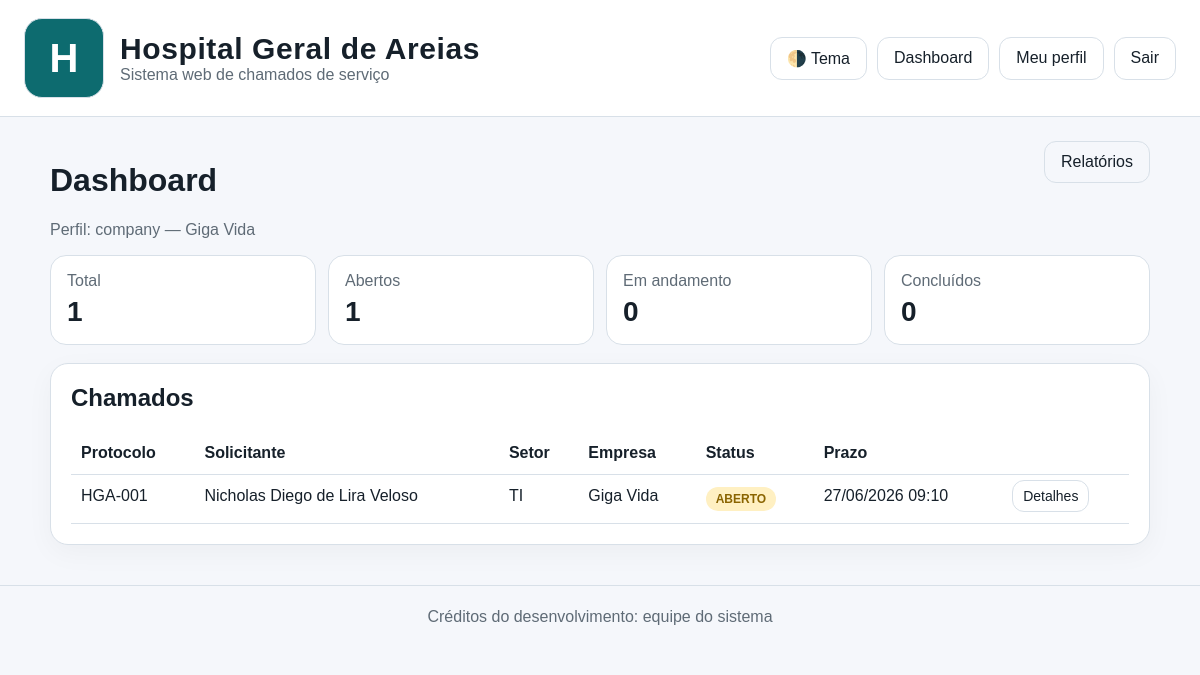
/dashboard (signed in), run on the app's committed database.
### tables this page shows
CREATE TABLE settings (
                key text primary key,
                value text not null
            );

CREATE TABLE users (
                id integer primary key autoincrement,
                username text not null unique,
                password_hash text not null,
                display_name text not null,
                role text not null,
                company_id integer,
                first_access integer not null default 1,
                created_at text not null,
                foreign key(company_id) references companies(id)
            );

CREATE TABLE companies (
                id integer primary key autoincrement,
                name text not null unique
            );

CREATE TABLE tickets (
                id integer primary key autoincrement,
                protocol text not null unique,
                requester_name text not null,
                requester_phone_enc text,
                sector text not null,
                description text not null,
                company_id integer,
                company_other_enc text,
                status text not null,
                deadline_iso text,
                created_at text not null,
                closed_at text,
                foreign key(company_id) references companies(id)
            );

### app.py (the view, shortened to what this page needs)
    @app.route("/dashboard")
    @login_required
    def dashboard():
        user = current_user()
        tickets = visible_tickets(user)
        open_count = len([t for t in tickets if t["status"] == "ABERTO"])
        andamento_count = len([t for t in tickets if t["status"] == "EM_ANDAMENTO"])
        concl_count = len([t for t in tickets if t["status"] == "CONCLUIDO"])
        pending_companies = []
        return render_template(
            "dashboard.html",
            tickets=tickets,
            open_count=open_count,
            andamento_count=andamento_count,
            concl_count=concl_count,
            pending_companies=pending_companies,
        )

### templates/dashboard.html (shortened to what this page needs)
{% extends 'base.html' %}
{% block content %}
<div class="dashboard-head">
  <div>
    <h1>Dashboard</h1>
    <p class="muted">Perfil: {{ session_user.role }}{% if session_user.company_name %} — {{ session_user.company_name }}{% endif %}</p>
  </div>
  <div class="toolbar">
    <a class="btn btn-outline" href="{{ url_for('reports_view') }}">Relatórios</a>
  </div>
</div>
<div class="stats">
  <div class="stat"><span>Total</span><strong>{{ tickets|length }}</strong></div>
  <div class="stat"><span>Abertos</span><strong>{{ open_count }}</strong></div>
  <div class="stat"><span>Em andamento</span><strong>{{ andamento_count }}</strong></div>
  <div class="stat"><span>Concluídos</span><strong>{{ concl_count }}</strong></div>
</div>
<section class="card">
  <h2>Chamados</h2>
  <table>
    <thead><tr><th>Protocolo</th><th>Solicitante</th><th>Setor</th><th>Empresa</th><th>Status</th><th>Prazo</th><th></th></tr></thead>
    <tbody>
      {% for t in tickets %}
      <tr>
        <td>{{ t.protocol }}</td>
        <td>{{ t.requester_name }}</td>
        <td>{{ t.sector }}</td>
        <td>{{ t.company_name or 'Outros' }}</td>
        <td><span class="badge badge-{{ t.status|lower }}">{{ t.status }}</span></td>
        <td>{{ fmt(t.deadline_iso) }}</td>
        <td><a class="btn btn-outline btn-small" href="{{ url_for('ticket_detail', ticket_id=t.id) }}">Detalhes</a></td>
      </tr>
      {% else %}
      <tr><td colspan="7">Nenhum chamado.</td></tr>
      {% endfor %}
    </tbody>
  </table>
</section>
{% endblock %}

### templates/base.html (shortened to what this page needs)
<!doctype html>
<html lang="pt-BR" data-theme="{{ default_theme }}">
<head>
  <link rel="stylesheet" href="{{ url_for('static', filename='style.css') }}">
</head>
<body>
<header class="topbar">
  <div class="brand-wrap">
    {% if logo_path %}
      <img src="{{ url_for('static', filename=logo_path) }}" alt="Logomarca" class="brand-logo">
    {% else %}
      <div class="brand-logo brand-logo-placeholder">H</div>
    {% endif %}
    <div>
      <div class="brand-title">{{ hospital_name }}</div>
      <div class="brand-subtitle">Sistema web de chamados de serviço</div>
    </div>
  </div>
  <div class="top-actions">
    <button type="button" id="theme-toggle" class="btn btn-outline">🌗 Tema</button>
    {% if session_user %}
      <a class="btn btn-outline" href="{{ url_for('dashboard') }}">Dashboard</a>
      <a class="btn btn-outline" href="{{ url_for('profile') }}">Meu perfil</a>
      <a class="btn btn-outline" href="{{ url_for('logout') }}">Sair</a>
    {% else %}
      <a class="btn btn-outline" href="{{ url_for('login') }}">Entrar</a>
    {% endif %}
  </div>
</header>
<main class="container">
  {% block content %}{% endblock %}
</main>
<footer class="footer">{{ credits }}</footer>
</body>
</html>

### static/style.css (style rules this page uses)
:root { --bg: #f5f7fb; --card: #ffffff; --text: #16202a; --muted: #5f6b76; --line: #d8e0e8; --brand: #0d6b6f; --brand-2: #0b5255; --danger: #b42318; --success: #0f8b4c; }
* { box-sizing: border-box; }
body { margin: 0; font-family: Arial, Helvetica, sans-serif; background: var(--bg); color: var(--text); }
a { color: inherit; text-decoration: none; }
.container { width: min(1100px, calc(100% - 32px)); margin: 24px auto 40px; }
.topbar { display: flex; justify-content: space-between; align-items: center; gap: 16px; padding: 18px 24px; background: var(--card); border-bottom: 1px solid var(--line); }
.brand-wrap { display: flex; align-items: center; gap: 16px; }
.brand-logo { width: 80px; height: 80px; object-fit: contain; border-radius: 18px; background: #fff; border: 1px solid var(--line); }
.brand-logo-placeholder { display:flex;align-items:center;justify-content:center;font-size:40px;font-weight:700;background:var(--brand);color:#fff; }
.brand-title { font-size: 30px; font-weight: 800; letter-spacing: .02em; }
.brand-subtitle { color: var(--muted); }
.top-actions, .toolbar { display: flex; gap: 10px; flex-wrap: wrap; }
.card { background: var(--card); border: 1px solid var(--line); border-radius: 18px; padding: 20px; box-shadow: 0 8px 28px rgba(0,0,0,.04); margin-bottom: 18px; }
.hero h1, .card h1, .card h2 { margin-top: 0; }
input, select, textarea, button { font: inherit; }
.btn { background: var(--brand); color: #fff; border: 0; padding: 11px 16px; border-radius: 12px; cursor: pointer; }
.btn-outline { background: transparent; color: var(--text); border: 1px solid var(--line); }
.btn-small { padding: 7px 10px; font-size: 14px; }
.stats { display: grid; grid-template-columns: repeat(4, 1fr); gap: 12px; margin-bottom: 18px; }
.stat { background: var(--card); border: 1px solid var(--line); border-radius: 16px; padding: 16px; }
.stat span, .muted { color: var(--muted); }
.stat strong { display: block; font-size: 28px; margin-top: 6px; }
.dashboard-head { display: flex; justify-content: space-between; align-items: flex-start; gap: 16px; }
table { width: 100%; border-collapse: collapse; }
th, td { text-align: left; padding: 12px 10px; border-bottom: 1px solid var(--line); vertical-align: top; }
.badge { display: inline-block; padding: 5px 10px; border-radius: 999px; font-size: 12px; font-weight: 700; }
.badge-aberto { background: #fff0c2; color: #8a6400; }
.footer { padding: 22px; text-align: center; color: var(--muted); border-top: 1px solid var(--line); }

### data on the page
settings: value "Hospital Geral de Areias"
users: role "company"
companies: company_name "Giga Vida"
tickets: protocol "HGA-001", requester_name "Nicholas Diego de Lira Veloso", sector "TI", name "Giga Vida", status "ABERTO", deadline_iso "27/06/2026 09:10"
settings: value "Créditos do desenvolvimento: equipe do sistema"

### other printed values
{{ tickets|length }} "1"
{{ open_count }} "1"
{{ andamento_count }} "0"
{{ concl_count }} "0"
